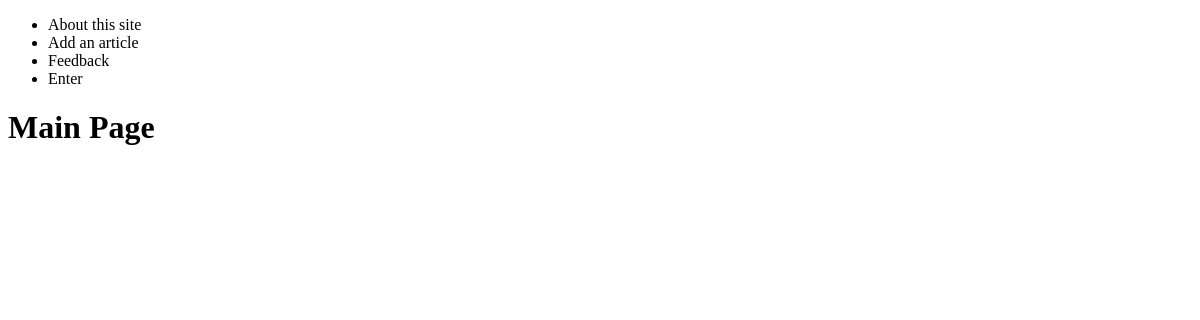
Before: / with the older database file.
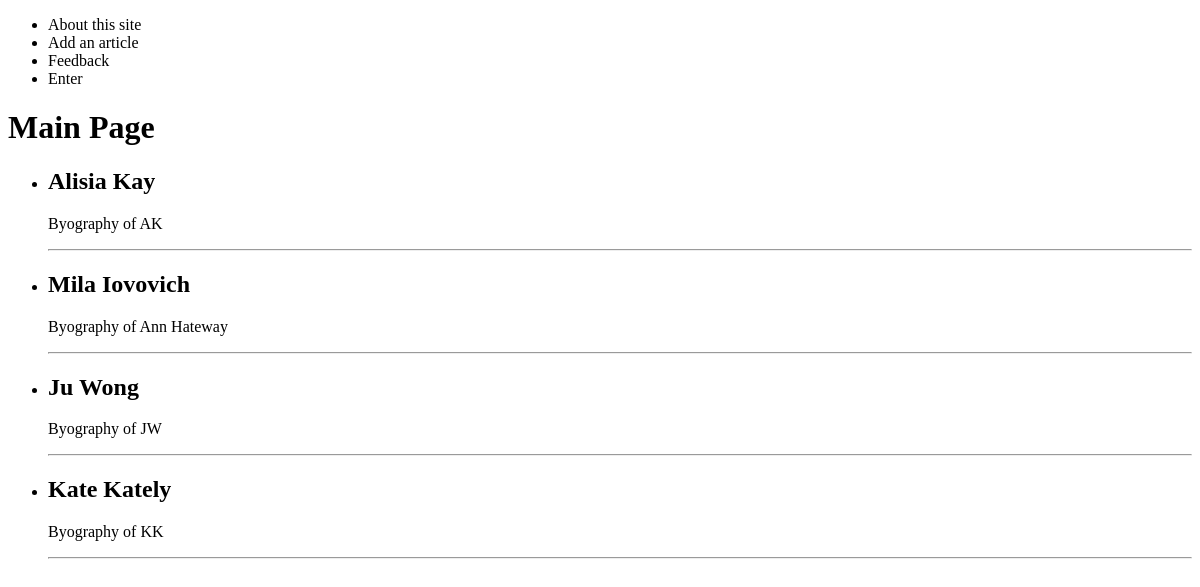
After: the same page with the newer database file.
### woman/models.py (models this page shows)
class Woman(models.Model):
    title=models.CharField(max_length=255)
    content = models.TextField(blank=True)
    photo=models.ImageField(upload_to="photoes/%Y/%m/%d/")
    time_create=models.DateTimeField(auto_now_add=True)
    time_update=models.DateTimeField(auto_now=True)
    is_published=models.BooleanField(default=True)

### woman/views.py (the view)
# urls.py: path('', index, name="home"),
def index(request):
    posts = Woman.objects.all()
    return render(request,'woman/index.html', {"posts":posts,'menu': menu, 'title':'Main Page'}) # render is used for templates

### woman/templates/woman/index.html
{% extends 'woman/base.html' %}
{% block content %}
<h1> {{ title }} </h1>
<ul>
    {% for p in posts %}
    <li>
        <h2> {{p.title}}</h2>
        <p>{{p.content}}</p>
        <hr>
    </li>
    {% endfor %}
</ul>
{% endblock %}

### woman/templates/woman/base.html (shortened to what this page needs)
<!DOCTYPE html>
<html lang="en">
<head>
</head>
<body>
{% block mainmenu %}
<ul>
  {% for m in menu %}
  <li> {{m}}</li>
  {% endfor %}
</ul>
{% endblock mainmenu %}
{% block content %}
{% endblock %}
</body>
</html>

Changed rows visible on the page:
added Woman: title "Alisia Kay", content "Byography of AK"
added Woman: title "Mila Iovovich", content "Byography of Ann Hateway"
added Woman: title "Ju Wong", content "Byography of JW"
added Woman: title "Kate Kately", content "Byography of KK"
